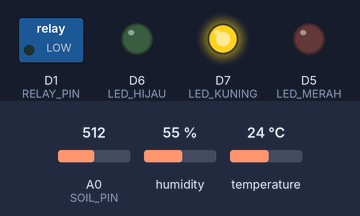
The sketch below on a simulated ESP8266 (NodeMCU). On the bench: switched loads named in the sketch (green lamp = pin HIGH), output pins drawn as LEDs (lit = HIGH). The inputs (shaded band) are chosen by the test bench; at power-on: A0 (SOIL_PIN) = 512, humidity 55 %, temperature 24 °C. WiFi joins after 1.5 s; servers stay silent unless stated; uploads are accepted with an empty reply; what the sketch prints to the serial monitor is not drawn.

Above: at 2.7 s.
2.8 s: A0 (SOIL_PIN) set to 523
At 4.1 s:
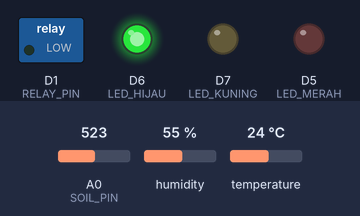
5.0 s: A0 (SOIL_PIN) set to 790
12.6 s: A0 (SOIL_PIN) set to 821
At 13.8 s:
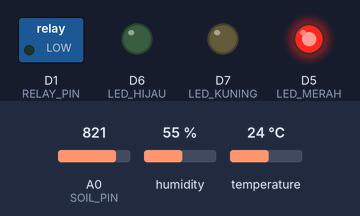
15.0 s: A0 (SOIL_PIN) set to 716
At 16.9 s:
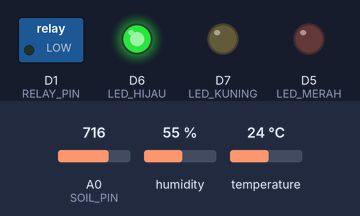
Timing chart, 0 to 18.0 s (numbered marks = the images above; inputs shaded):
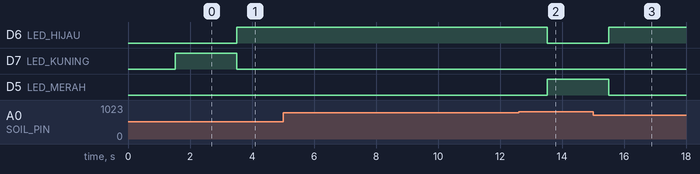

The sketch:

esp8266_monitor_smart_farming.ino
```cpp
#include <ESP8266WiFi.h>
#include <ESP8266HTTPClient.h>
#include <WiFiClient.h>
#include <DHT.h>
#include <ArduinoJson.h>

const char* WIFI_SSID     = "Numpang Mulu!!!";
const char* WIFI_PASSWORD = "Gua miskin";
const char* SERVER_HOST   = "http://10.112.209.131:5000";

#define DHTPIN      D2
#define DHTTYPE     DHT11
DHT dht(DHTPIN, DHTTYPE);

// KONFIGURASI SENSOR TANAH
#define SOIL_PIN    A0


const int SOIL_RAW_KERING = 1023;
const int SOIL_RAW_BASAH  = 300;

#define RELAY_PIN   D1
const bool RELAY_ACTIVE_LOW = false;

// KONFIGURASI LAMPU INDIKATOR
#define LED_MERAH   D5
#define LED_HIJAU   D6
#define LED_KUNING  D7

float suhu = 0.0;
float kelembapanUdara = 0.0;
float kelembapanTanah = 0.0;
bool statusRelay = true;

const unsigned long INTERVAL_MS = 1000;
unsigned long lastSend = 0;

WiFiClient wifiClient;

void setRelay(bool on) {
  statusRelay = on;
  digitalWrite(RELAY_PIN, RELAY_ACTIVE_LOW ? !on : on);
}

void connectWiFi() {
  WiFi.mode(WIFI_STA);
  WiFi.begin(WIFI_SSID, WIFI_PASSWORD);
  Serial.print("Konek WiFi");

  unsigned long startAttemptTime = millis();
  while (WiFi.status() != WL_CONNECTED) {
    delay(500);
    Serial.print(".");
    if (millis() - startAttemptTime > 15000) {
      Serial.println("\nGagal terhubung. Restart otomatis...");
      ESP.restart();
    }
  }
  Serial.println("\nWiFi OK!");
}

// FUNGSI KONDISI LAMPU
void kondisiKering() {
  digitalWrite(LED_MERAH, HIGH);
  digitalWrite(LED_HIJAU, LOW);
  digitalWrite(LED_KUNING, LOW);
  Serial.print(" [Status: KERING] ");
}

void kondisiLembab() {
  digitalWrite(LED_MERAH, LOW);
  digitalWrite(LED_HIJAU, HIGH);
  digitalWrite(LED_KUNING, LOW);
  Serial.print(" [Status: LEMBAB] ");
}

void kondisiBasah() {
  digitalWrite(LED_MERAH, LOW);
  digitalWrite(LED_HIJAU, LOW);
  digitalWrite(LED_KUNING, HIGH);
  Serial.print(" [Status: BASAH] ");
}


void evaluasiKondisiTanah() {
  if (kelembapanTanah < 30.0) {
    kondisiKering();
  } else if (kelembapanTanah >= 30.0 && kelembapanTanah <= 70.0) {
    kondisiLembab();
  } else {
    kondisiBasah();
  }
}

void bacaSensor() {
  float t = dht.readTemperature();
  float h = dht.readHumidity();

  if (!isnan(t)) suhu = t;
  if (!isnan(h)) kelembapanUdara = h;
  int raw = analogRead(SOIL_PIN);
  float persen = (float)(SOIL_RAW_KERING - raw) * 100.0 / (float)(SOIL_RAW_KERING - SOIL_RAW_BASAH);

  if (persen < 0) persen = 0;
  if (persen > 100) persen = 100;

  kelembapanTanah = persen;
}

void kirimData() {
  if (WiFi.status() != WL_CONNECTED) return;
  HTTPClient http;

  http.begin(wifiClient, String(SERVER_HOST) + "/api/sensors");
  http.addHeader("Content-Type", "application/json");

  StaticJsonDocument<128> doc;
  doc["suhu"] = suhu;
  doc["lembap"] = kelembapanUdara;
  doc["tanah"] = kelembapanTanah;

  String payload;
  serializeJson(doc, payload);

  int code = http.POST(payload);
  if (code == 200) {
    String resBody = http.getString();
    StaticJsonDocument<128> resDoc;
    if (!deserializeJson(resDoc, resBody)) {
      bool commandRelay = resDoc["actuator_on"];
      setRelay(commandRelay);
    }
  } else {
    Serial.printf("Gagal HTTP, Kode: %d\n", code);
  }
  http.end();
}

void setup() {
  Serial.begin(115200);
  pinMode(RELAY_PIN, OUTPUT);
  setRelay(false);
  pinMode(LED_MERAH, OUTPUT);
  pinMode(LED_HIJAU, OUTPUT);
  pinMode(LED_KUNING, OUTPUT);

  dht.begin();
  connectWiFi();
}

void loop() {
  if (WiFi.status() != WL_CONNECTED) {
    connectWiFi();
  }

  if (millis() - lastSend >= INTERVAL_MS) {
    lastSend = millis();

    bacaSensor();
    evaluasiKondisiTanah();
    kirimData();

    Serial.printf("| Analog: %d -> Persen: %.1f%% | Suhu: %.1f°C | Pompa: %s\n",
                  analogRead(SOIL_PIN), kelembapanTanah, suhu, statusRelay ? "ON" : "OFF");
  }
}
```

Measured:
- the behaviour switches between 516 and 517 on A0 (SOIL_PIN) (found by bisection; images 0 and 1)
- the behaviour switches between 806 and 807 on A0 (SOIL_PIN) (found by bisection; images 1 and 2)
- after the input at 2.8 s, D6 (LED_HIJAU): LOW → HIGH after 0.70 s; D7 (LED_KUNING): HIGH → LOW after 0.70 s
- after the input at 5.0 s, every drawn part: stays the same
- after the input at 12.6 s, D6 (LED_HIJAU): HIGH → LOW after 0.93 s; D5 (LED_MERAH): LOW → HIGH after 0.93 s
- after the input at 15.0 s, D6 (LED_HIJAU): LOW → HIGH after 0.50 s; D5 (LED_MERAH): HIGH → LOW after 0.50 s
